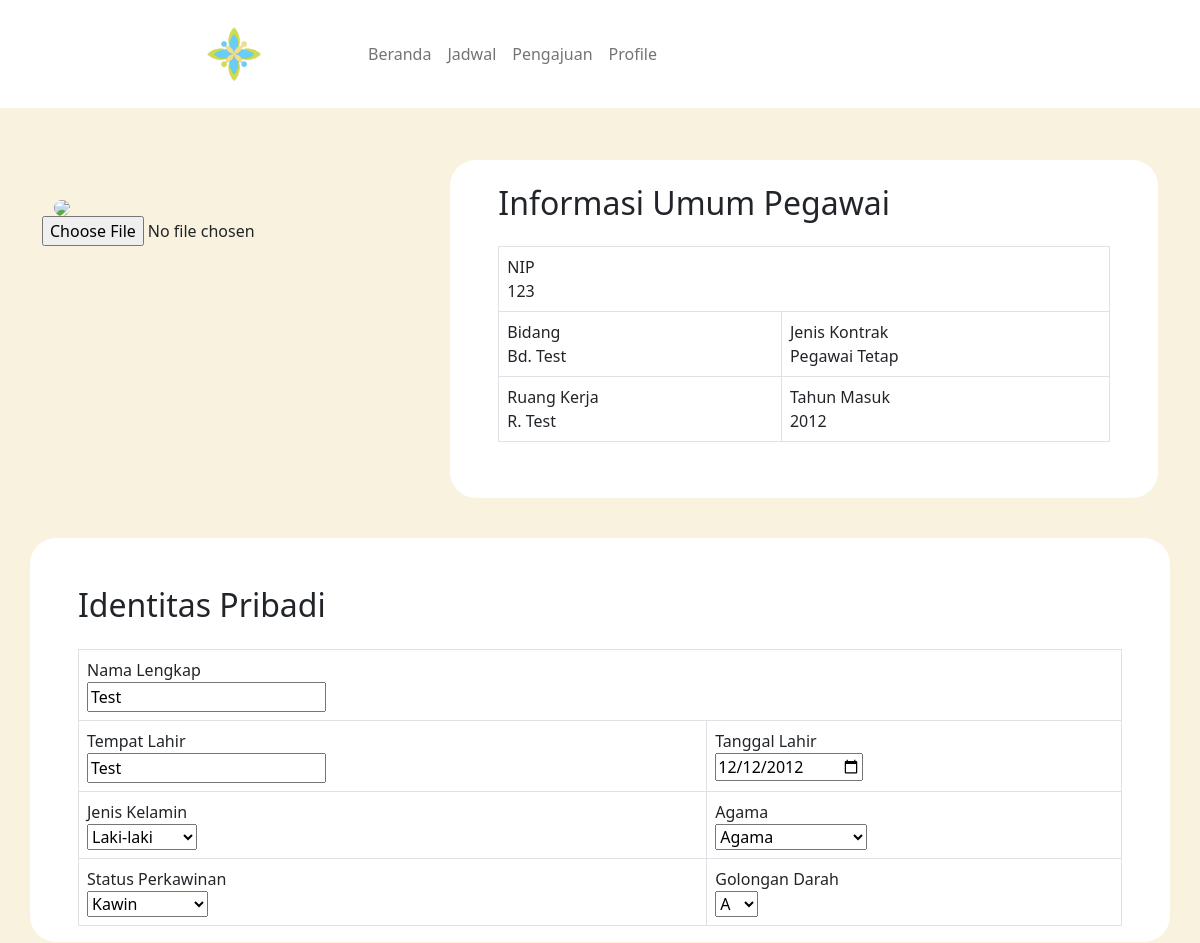
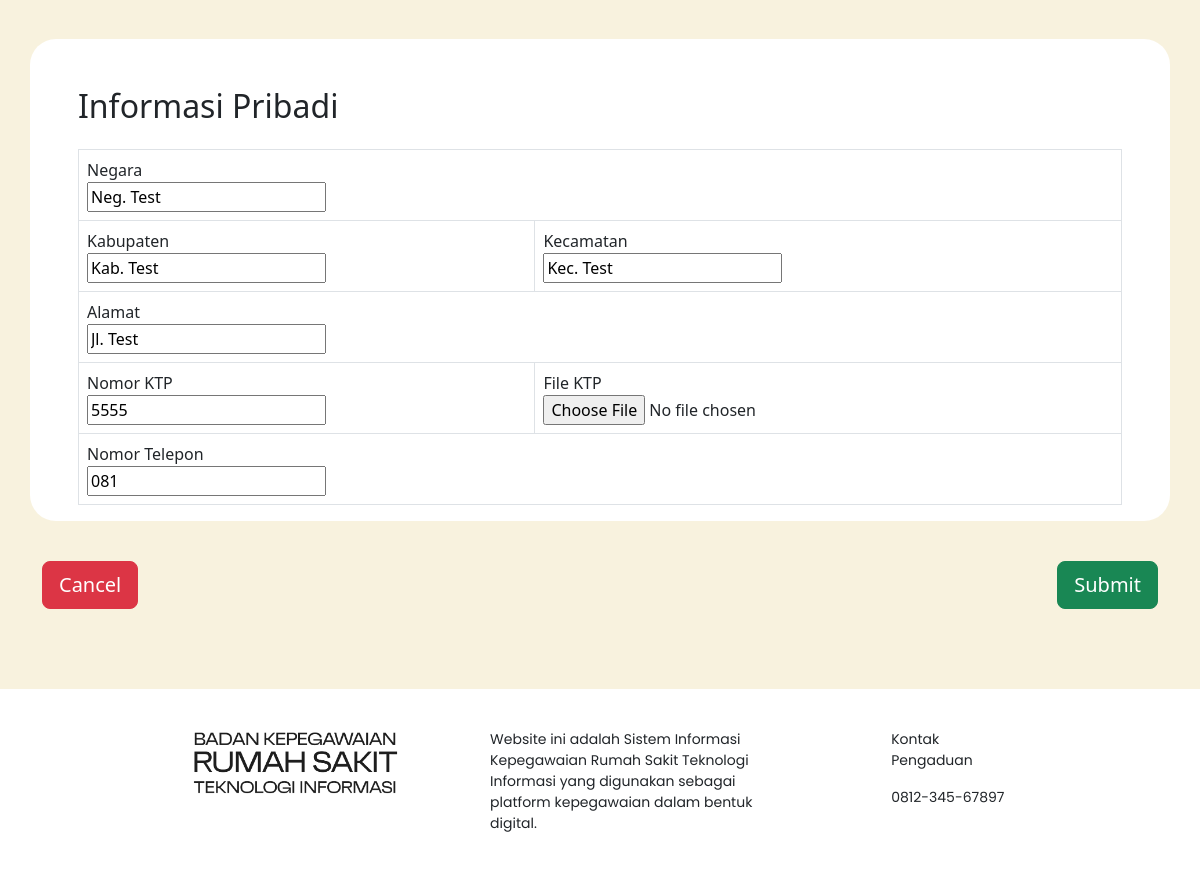
The app's page /profile_edit.php (signed in) with its own data (2 pictures, top to bottom).
### tables this page shows
CREATE TABLE tb_pegawai(
	id_pegawai INT AUTO_INCREMENT,
	id_jabatan INT,
	username VARCHAR(255),
	email VARCHAR(255),
	password_pg VARCHAR(255),
	nip VARCHAR(18),
	nama VARCHAR(255),
	foto_profile MEDIUMBLOB,
	no_hp VARCHAR(15),
	alamat VARCHAR(255),
	kecamatan VARCHAR(255),
	kabupaten VARCHAR(255),
	negara VARCHAR(255),
	agama VARCHAR(255),
	jenis_kelamin ENUM('L','P'),
	golongan_darah ENUM('A','B','AB','O'),
	tempat_lahir VARCHAR(255),
	tgl_lahir DATE,
	status_kawin ENUM('Kawin','Belum Kawin'),
	no_ktp VARCHAR(16),
	file_ktp MEDIUMBLOB,
	tahun_masuk YEAR,
	jenis_kontrak VARCHAR(255),
	bidang VARCHAR(255),
	ruangan VARCHAR(255),
	tgl_buat TIMESTAMP,
	PRIMARY KEY(id_pegawai),
	FOREIGN KEY(id_jabatan) REFERENCES tb_jabatan(id_jabatan),
	UNIQUE(username)
);

### profile_edit.php (the view, shortened to what this page needs)
<?php
if (!isset($_SESSION["id_pegawai"])) {
    header("location:login.php");
} else {
    require "./dbConnection.php";
    $sql = 'SELECT *
            FROM tb_pegawai
            WHERE id_pegawai = :id_pegawai';
    $statement = $pdo->prepare($sql);
    $statement->bindParam(':id_pegawai', $_SESSION["id_pegawai"], PDO::PARAM_STR);
    $statement->execute();
    $user = $statement->fetch(PDO::FETCH_ASSOC);
    if ($user['jenis_kelamin'] == 'L') {
        $jk = 'Laki-laki';
    } else {
        $jk = 'Perempuan';
    }
}
?>
<!doctype html>
<html lang="en">
<head>
    <link rel="stylesheet" href="style/beranda.css">
    <link href="https://cdn.jsdelivr.net/npm/bootstrap@5.2.3/dist/css/bootstrap.min.css" rel="stylesheet">
</head>
<body class="d-flex flex-column min-vh-100" style="background-color: #F8F2DE;">
    <div class="d-flex flex-column justify-content-start header fixed-top">
        <nav class="navbar navbar-expand-sm">
            <div class="container-fluid">
                <img src="img/char-logo.png" alt="logo-rumah-sakit" height="60" class="kiri" style="padding-right: 8vw;">
                <div class="collapse navbar-collapse" id="navbarNav">
                    <ul class="navbar-nav text-center">
                        <li class="nav-item">
                        <a class="nav-link" aria-current="page" href="beranda-after.php">Beranda</a>
                        </li>
                        <li class="nav-item">
                        <a class="nav-link" href="jadwal.php">Jadwal</a>
                        </li>
                        <li class="nav-item">
                        <a class="nav-link" href="pengajuan.php">Pengajuan</a>
                        </li>
                        <li class="nav-item ">
                            <a class="nav-link" href="profile.php">Profile</a>
                        </li>
                    </ul>
                </div>
            </div>
        </nav>
    </div>
    <form method="POST" accept-charset="utf-8" enctype="multipart/form-data">
        <div class="container" style="padding-top:20vh;">
            <div class="d-lg-flex flex-row justify-content-center">
                <div>
                    <img class="foto-profile" height="250px" style="margin-right: 9vw; margin-left: 1vw; margin-top: 5vh; border-radius:30px;"/>
                    <input type="file" name="foto_profile" accept="image/*">
                </div>
                <div class="container" style="background-color: #ffff; border-radius: 26px; width: 70%;">
                    <div class="d-flex flex-column justify-content-evenly" style="margin-top: 3vh; margin-left: 3vw; margin-right: 3vw; margin-bottom: 5vh;">
                        <h2>Informasi Umum Pegawai</h2>
                        <table class="table table-bordered" style="margin-top: 2vh; width:100%">
                            <tbody>
                                <tr>
                                <td colspan="2">NIP<br><?= $user['nip']; ?></td>
                                </tr>
                                <tr>
                                <td>Bidang<br><?= $user['bidang']; ?></td>
                                <td>Jenis Kontrak<br><?= $user['jenis_kontrak']; ?></td>
                                </tr>
                                <tr>
                                <td>Ruang Kerja<br><?= $user['ruangan']; ?></td>
                                <td>Tahun Masuk<br><?= $user['tahun_masuk']; ?></td>
                                </tr>
                            </tbody>
                        </table>
                    </div>
                </div>
            </div>
        </div>
        <div class="container" style="background-color: #ffff; border-radius: 26px; padding-top:3vh; margin-top:5vh;">
            <div class="d-flex flex-column justify-content-evenly" style="margin-top: 3vh; margin-left: 3vw; margin-right: 3vw; margin-bottom: 5vh;">
                <h2>Identitas Pribadi</h2>
                <table class="table table-bordered" style="margin-top: 2vh; width:100%">
                    <tbody>
                        <tr>
                        <td colspan="2">Nama Lengkap<br>
                        <input type="text" name="nama" value="<?= $user['nama']; ?>"/>
                        </td>
                        </tr>
                        <tr>
                        <td>Tempat Lahir<br>
                        <input type="text" name="tempat_lahir" value="<?= $user['tempat_lahir']; ?>"/>
                        </td>
                        <td>Tanggal Lahir<br>
                        <input type="date" name="tgl_lahir" value="<?= $user['tgl_lahir']; ?>"/>
                        </td>
                        </tr>
                        <tr>
                        <td>Jenis Kelamin<br>
                        <select name="jenis_kelamin">
                            <option value="<?= $user['jenis_kelamin']; ?>" selected hidden><?= $jk; ?></option>
                        </select>
                        </td>
                        <td>Agama<br>
                        <select name="agama">
                            <option value="<?= $user['agama']; ?>" selected hidden><?= $user['agama']; ?></option>
                        </select>
                        </td>
                        </tr>
                        <tr>
                        <td>Status Perkawinan<br>
                        <select name="status_kawin">
                            <option value="<?= $user['status_kawin']; ?>" selected hidden><?= $user['status_kawin']; ?></option>
                        </select>
                        </td>
                        <td>Golongan Darah<br>
                        <select name="golongan_darah">
                            <option value="<?= $user['golongan_darah']; ?>" selected hidden><?= $user['golongan_darah']; ?></option>
                        </select>
                        </td>
                        </tr>
                    </tbody>
                </table>
            </div>
        </div>
        <div class="container" style="background-color: #ffff; border-radius: 26px; padding-top:3vh; margin-top:5vh;">
            <div class="d-flex flex-column justify-content-evenly" style="margin-top: 3vh; margin-left: 3vw; margin-right: 3vw; margin-bottom: 5vh;">
                <h2>Informasi Pribadi</h2>
                <table class="table table-bordered" style="margin-top: 2vh; width:100%">
                    <tbody>
                        <tr>
                        <td colspan="2">Negara<br>
                        <input type="text" name="negara" value="<?= $user['negara']; ?>"/>
                        </td>
                        </tr>
                        <tr>
                        <td>Kabupaten<br>
                        <input type="text" name="kabupaten" value="<?= $user['kabupaten']; ?>"/>
                        </td>
                        <td>Kecamatan<br>
                        <input type="text" name="kecamatan" value="<?= $user['kecamatan']; ?>"/>
                        </td>
                        </tr>
                        <tr>
                        <td colspan="2">Alamat<br>
                        <input type="text" name="alamat" value="<?= $user['alamat']; ?>"/>
                        </td>
                        </tr>
                        <tr>
                        <td>Nomor KTP<br>
                        <input type="text" name="no_ktp" value="<?= $user['no_ktp']; ?>"/>
                        </td>
                        <td>File KTP<br>
                        <input type="file" name="file_ktp" accept=".pdf"/>
                        </td>
                        </tr>
                        <tr>
                        <td colspan="2">Nomor Telepon<br>
                        <input type="tel" name="no_hp" value="<?= $user['no_hp']; ?>"/>
                        </td>
                        </tr>
                    </tbody>
                </table>
            </div>
        </div>
        <div class="container d-lg-flex flex-row justify-content-between" style="margin-top: 5vh;">
            <a href="profile.php">
                <button type="button" class="btn btn-danger btn-lg">Cancel</button>
            </a>
            <input type="submit" name="submit" class="btn btn-success btn-lg"></input>
        </div>
    </form>
    <div class="d-flex flex-row-lg justify-content-evenly footer">
        <div class="d-lg-flex flex-row justify-content-between">
            <img src="img/title-logo-black-2.png" alt="logo pegawai" height="70px" style="padding-right: 80px">
            <p class="desc">Website ini adalah Sistem Informasi Kepegawaian Rumah Sakit Teknologi Informasi yang digunakan sebagai platform kepegawaian dalam bentuk digital.</p>
        </div>
        <div class="d-flex flex-column justify-content-start informasi">
            <p class="kontak">Kontak Pengaduan</p>
            <p class="nomor">0812-345-67897</p>
        </div>
    </div>
</body>
</html>

### style/beranda.css (style rules this page uses)
body { min-height: 100vh; }
.header { background-color: #ffff; padding-top: 2vh; padding-bottom: 2vh; padding-left: 16vw; }
.footer { position: sticky; top: 100%; background-color: #ffff; padding-left: 16vw; padding-right: 16vw; padding-top: 5vh; padding-bottom: 3vh; margin-top: 10vh; }
.desc { margin-right: 10vw; margin-left: 1vw; font-size: 14px; font-family: "poppins"; }
.kontak { font-size: 14px; font-family: "poppins"; }
.nomor { font-size: 14px; font-family: "poppins"; }
.informasi { width: 250px; }

### records on screen
tb_pegawai: nip "123", bidang "Bd. Test", jenis_kontrak "Pegawai Tetap", ruangan "R. Test", tahun_masuk "2012", nama "Test", tempat_lahir "Test", tgl_lahir "12/12/2012", jenis_kelamin "Laki-laki", agama "Agama", status_kawin "Kawin", golongan_darah "A", negara "Neg. Test", kabupaten "Kab. Test", kecamatan "Kec. Test", alamat "Jl. Test", no_ktp "5555", no_hp "081"
